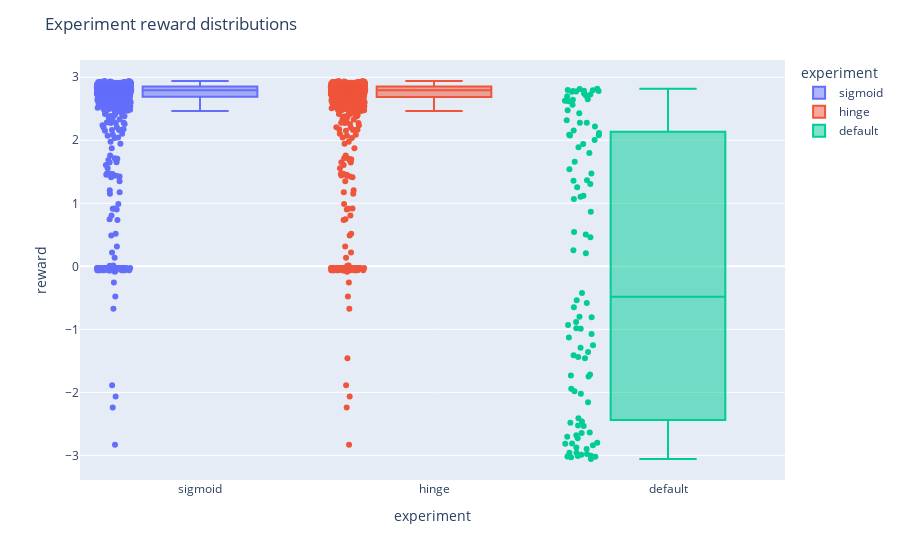

Notebook cell for this chart:
### Markdown cell above
Последнее, что можно сделать, это в целом оценить распределение ревордов и дайвёрсити разных лоссов, может быть хотя бы в этом они отличаются. Тогда лучше взять то, что будет постабильнее. Тут как раз и сравним с исходной sft моделью. Графики издалека выглядят не очень, но всегда можно приблизить, если что

### Code cell
import plotly.express as px

fig = px.box(summary, y="reward", x="experiment", color="experiment", points="all")
fig.update_layout(title="Experiment reward distributions")
fig.show()

### Figure 1 — Plotly figure (JSON) as saved in the notebook; plotly's stock layout.template omitted (floating-point values rounded to 4 significant figures; data arrays with more than 128 entries replaced by an {"elided": "..."} marker saying what was removed)
{"data": [{"alignmentgroup": "True", "boxpoints": "all", "hovertemplate": "experiment=%{x}<br>reward=%{y}<extra></extra>", "legendgroup": "sigmoid", "marker": {"color": "#636efa"}, "name": "sigmoid", "notched": false, "offsetgroup": "sigmoid", "orientation": "v", "showlegend": true, "type": "box", "x": {"elided": "1000 str values"}, "x0": " ", "xaxis": "x", "y": {"elided": "1000 float values"}, "y0": " ", "yaxis": "y"}, {"alignmentgroup": "True", "boxpoints": "all", "hovertemplate": "experiment=%{x}<br>reward=%{y}<extra></extra>", "legendgroup": "hinge", "marker": {"color": "#EF553B"}, "name": "hinge", "notched": false, "offsetgroup": "hinge", "orientation": "v", "showlegend": true, "type": "box", "x": {"elided": "1000 str values"}, "x0": " ", "xaxis": "x", "y": {"elided": "1000 float values"}, "y0": " ", "yaxis": "y"}, {"alignmentgroup": "True", "boxpoints": "all", "hovertemplate": "experiment=%{x}<br>reward=%{y}<extra></extra>", "legendgroup": "default", "marker": {"color": "#00cc96"}, "name": "default", "notched": false, "offsetgroup": "default", "orientation": "v", "showlegend": true, "type": "box", "x": ["default", "default", "default", "default", "default", "default", "default", "default", "default", "default", "default", "default", "default", "default", "default", "default", "default", "default", "default", "default", "default", "default", "default", "default", "default", "default", "default", "default", "default", "default", "default", "default", "default", "default", "default", "default", "default", "default", "default", "default", "default", "default", "default", "default", "default", "default", "default", "default", "default", "default", "default", "default", "default", "default", "default", "default", "default", "default", "default", "default", "default", "default", "default", "default", "default", "default", "default", "default", "default", "default", "default", "default", "default", "default", "default", "default", "default", "default", "default", "default", "default", "default", "default", "default", "default", "default", "default", "default", "default", "default", "default", "default", "default", "default", "default", "default", "default", "default", "default", "default"], "x0": " ", "xaxis": "x", "y": [-2.813, -1.409, -1.36, 0.4609, 2.781, -1.128, 2.773, 1.253, -1.253, 2.619, -0.581, 2.785, 2.005, 2.156, -2.957, -1.075, 2.794, 0.5036, -1.438, -1.746, 1.94, -0.9327, 2.115, -1.981, -0.5382, 1.119, -0.8073, 2.653, 2.815, 2.644, -0.6488, -3.019, 2.089, -2.462, -3.027, 1.306, 2.741, -2.483, -2.992, 2.318, 2.22, 0.8644, -2.638, 2.797, 0.2073, -0.4245, -3.005, -2.525, 1.069, -0.8827, -0.989, -2.874, -2.412, -2.679, 1.358, -0.7993, 1.368, -2.9, -3.01, 2.28, -2.643, 2.818, 2.782, -2.957, 2.277, -2.8, 1.106, -0.9833, 1.539, 0.2537, 2.431, 2.563, 0.5444, -2.816, -1.718, 2.711, -2.705, -2.535, -3.057, 1.472, -2.976, -2.155, -1.292, -1.732, 2.476, -3.022, 2.075, -2.84, 2.768, 1.659, -1.941, 2.727, 1.888, 1.799, 2.699, 2.078, -1.458, 2.628, -2.023, -2.729], "y0": " ", "yaxis": "y"}], "layout": {"autosize": true, "boxmode": "overlay", "legend": {"title": {"text": "experiment"}, "tracegroupgap": 0}, "margin": {"t": 60}, "title": {"text": "Experiment reward distributions"}, "xaxis": {"anchor": "y", "autorange": true, "categoryarray": ["sigmoid", "hinge", "default"], "categoryorder": "array", "domain": [0, 1], "range": [-0.5148, 2.5], "title": {"text": "experiment"}, "type": "category"}, "yaxis": {"anchor": "x", "autorange": true, "domain": [0, 1], "range": [-3.39, 3.274], "title": {"text": "reward"}, "type": "linear"}}}
